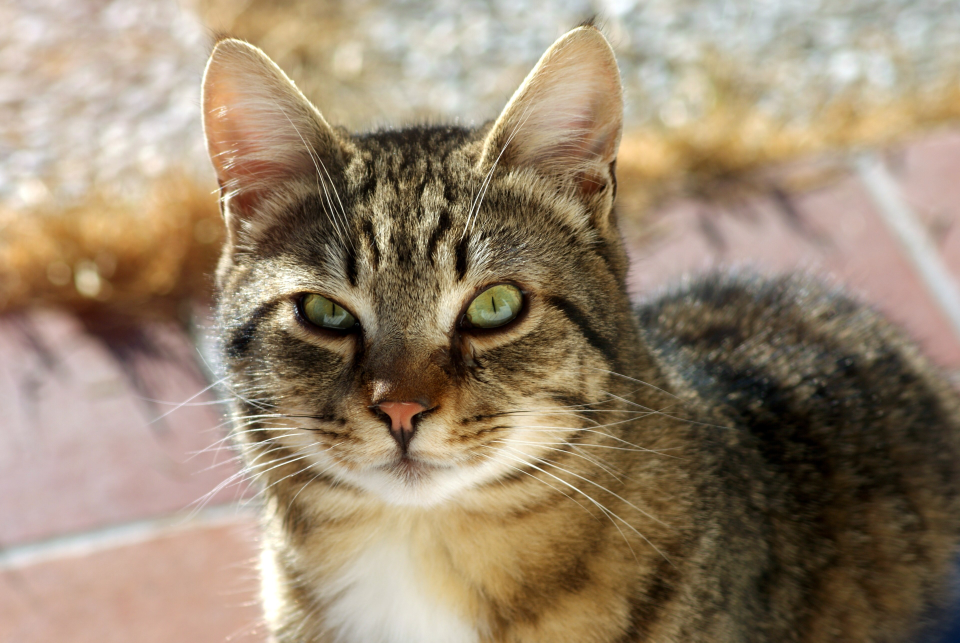
#> input picture image-basics/cat.jpg, 3840 x 2571 px, found by its file name (shown at 1/4 size)
$ python 04_flip_and_rotate.py
#> lines starting #> are read from the running program, lines starting #| are printed output that depends on the picture
import cv2

img=cv2.imread("image-basics/cat.jpg")
#> img is the input picture: shape (2571, 3840, 3); mean B, G, R 111.9, 134.8, 152.9

#flip image(1-horizontal,0-vertical,-1-both)
flipped_img=cv2.flip(img,1)
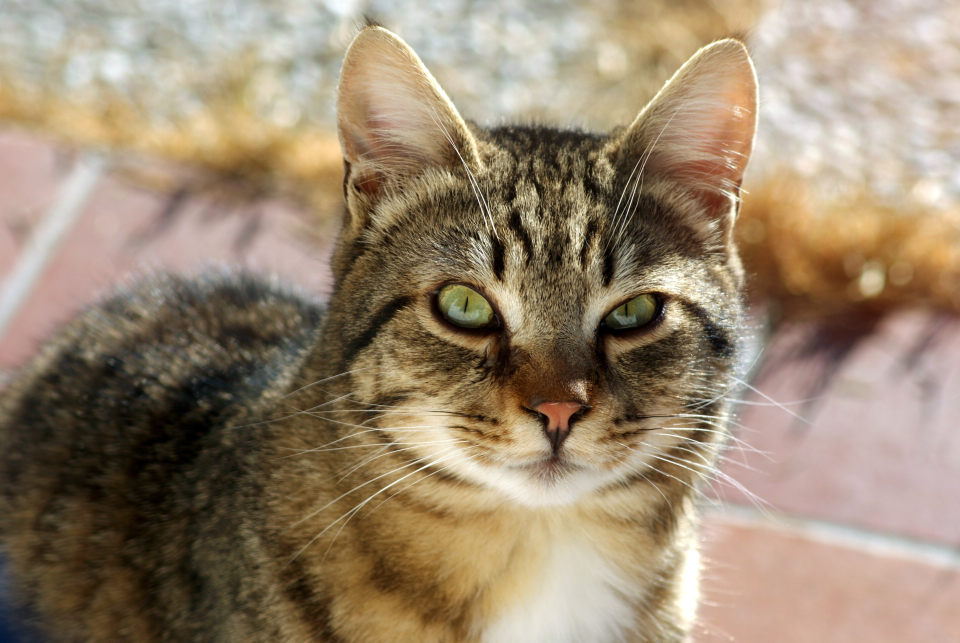
#> flipped_img: shape (2571, 3840, 3) (shown at 1/4 size); mean B, G, R 111.9, 134.8, 152.9
cv2.namedWindow("flipped cat",cv2.WINDOW_NORMAL)
cv2.imshow("flipped cat",flipped_img)
cv2.waitKey(5000)
cv2.destroyAllWindows()
#cv2.imwrite("flipped_cat.jpg",flipped_img)

#rotate image
rotated_img=cv2.rotate(img,cv2.ROTATE_90_CLOCKWISE)
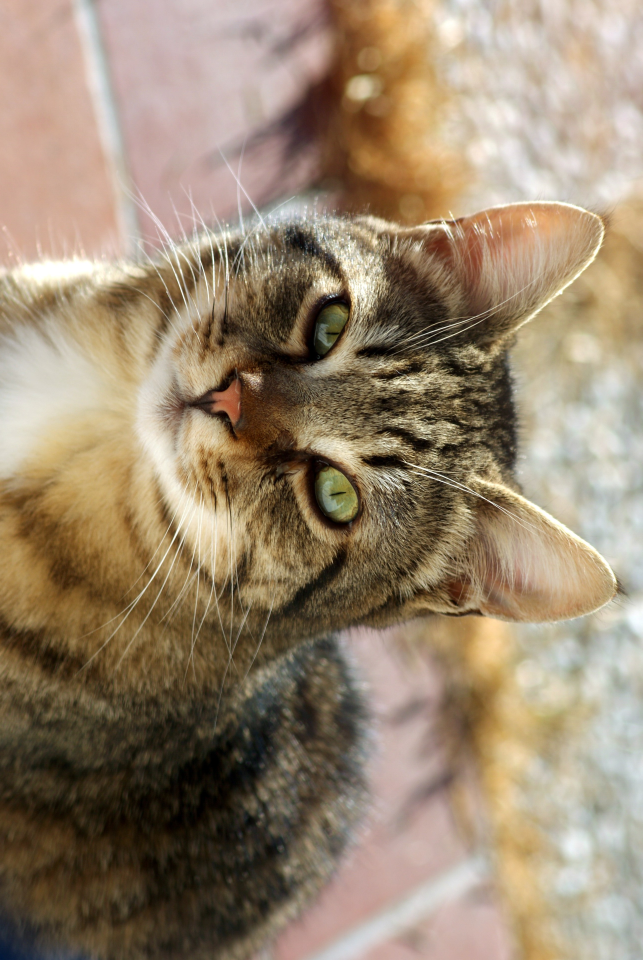
#> rotated_img: shape (3840, 2571, 3) (shown at 1/4 size); mean B, G, R 111.9, 134.8, 152.9
cv2.namedWindow("rotated_cat",cv2.WINDOW_NORMAL)
cv2.imshow("rotated_cat",rotated_img)
cv2.waitKey(5000)
cv2.destroyAllWindows()
#cv2.imwrite("rotated_cat.jpg",rotated_img)
